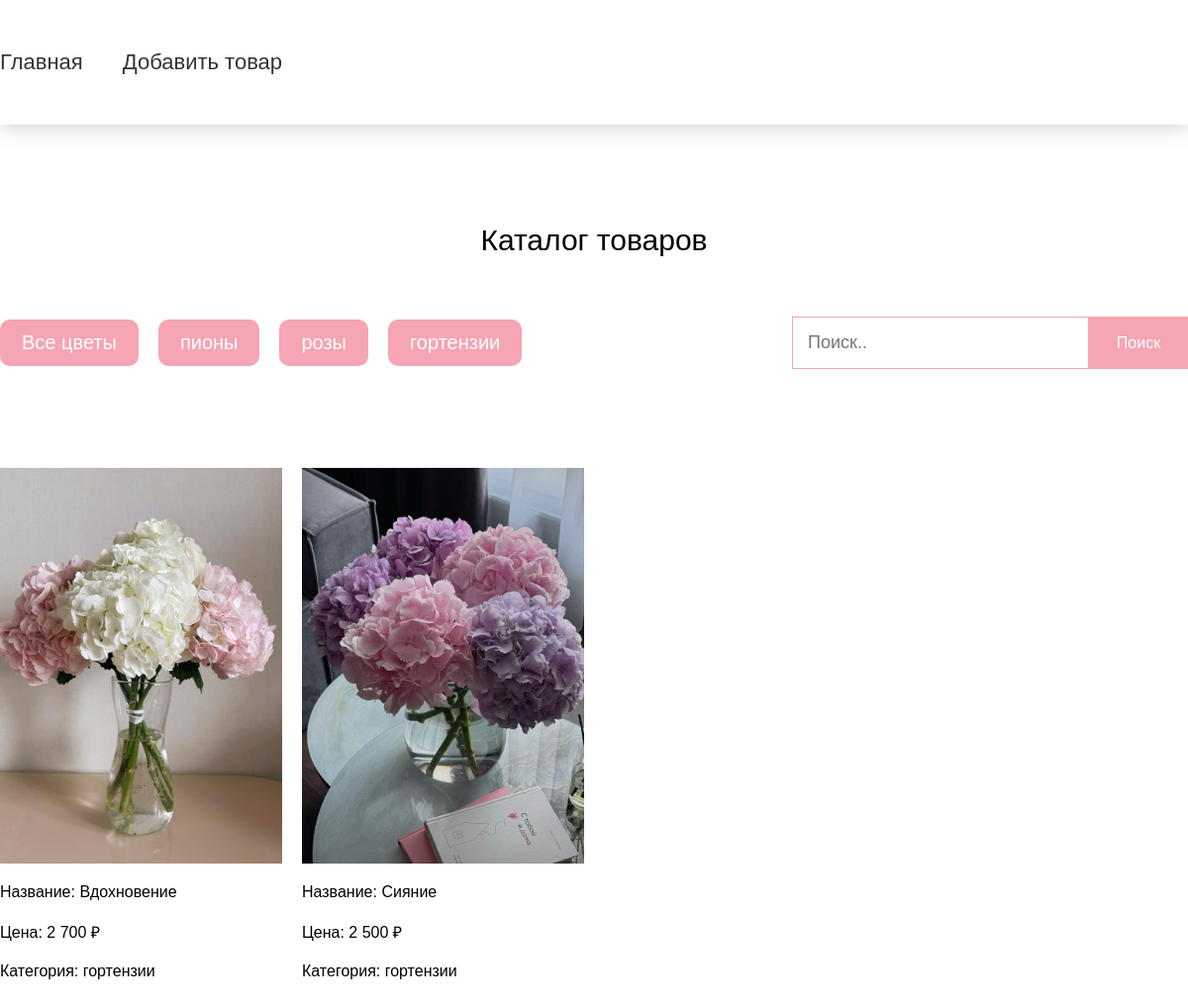
Screenshot of /?page=home&cat=3 with the database file from the repository.
### tables this page shows
CREATE TABLE `category` (
  `id` int(11) NOT NULL,
  `name` varchar(255) NOT NULL
);

CREATE TABLE `tovars` (
  `id` int(11) NOT NULL,
  `name` varchar(255) NOT NULL,
  `price` varchar(255) NOT NULL,
  `img` varchar(1000) NOT NULL,
  `category_id` int(11) NOT NULL
);

### pages/home.php (the view, shortened to what this page needs)
<div class="catalog container">
    <h2>Каталог товаров</h2>
    <div class="catalog-block">
        <div class="category">
            <a href="?page=home">Все цветы</a>
            <?
            $sql = "SELECT * FROM `category`";
            $res_cat = $connect->query($sql);
            foreach ($res_cat as $cat) { ?>
                <a href="?page=home&cat=<?= $cat['id'] ?>"><?= $cat['name'] ?></a>
            <? } ?>
        </div>
        <form method="post" class="search" name="search">
            <input class="search-input" type="text" name="name" placeholder="Поиск.." value="<? if (isset($_POST['search']))
                echo $_POST['name'] ?>">
                <input type="submit" value="Поиск" name="search" class="search-btn">
            </form>
        </div>
    </div>
    <div class="cards container">
        <?php
            $dopSql = "";
            if (isset($_GET['cat'])) {
                $cat_id = $_GET['cat'];
                $dopSql .= (empty($dopSql) ? "WHERE " : "AND ") . "category_id = $cat_id";
            }
            $sql = "SELECT * FROM `tovars` $dopSql";
            $result = $connect->query($sql);
            if ($res == 0) { ?>
    <? }
            foreach ($result as $tovar) {
                $id = $tovar['id'] ?>
        <div class="card">
            <img src="<?= $tovar['img'] ?>" alt="img">
            <p>Название: <?= $tovar['name'] ?></p>
            <p>Цена: <?= $tovar['price'] ?> ₽</p>
            <?
            $id_cat = $tovar['category_id'];
            $sql = "SELECT * FROM `category` WHERE `id`='$id_cat'";
            $res_cat = $connect->query($sql)->fetch(2);
            ?>
            <p>Категория: <?= $res_cat['name'] ?></p>
        </div>
    <? }
            ?>
</div>

### assets/css/style.css (style rules this page uses)
* { box-sizing: border-box; margin: 0; padding: 0; }
body { font-family: sans-serif; }
.container { width: 1200px; margin: 0 auto; }
a { color: #333; text-decoration: none; }
.catalog { padding: 100px 0; display: flex; flex-direction: column; gap: 60px; }
.catalog h2 { text-align: center; font-size: 30px; font-weight: 400; color: black; }
.catalog-block { display: flex; width: 100%; align-items: center; justify-content: space-between; }
.cards { display: flex; flex-wrap: wrap; justify-content: start; gap: 20px; padding-bottom: 100px; }
.card { width: 285px; display: flex; flex-direction: column; gap: 20px; }
.card img { height: 400px; object-fit: cover; }
.category { display: flex; gap: 20px; }
.category a { font-size: 20px; padding: 10px 20px; border-radius: 10px; border: 2px solid rgb(245, 165, 179); color: white; background-color: rgb(245, 165, 179); }
.search { display: flex; }
.search-input { border-radius: 0; background-color: transparent; border: 1px solid rgb(245, 165, 179); width: 300px; font-size: 18px; padding: 15px; outline: none; }
.search-btn { background-color: rgb(245, 165, 179); color: white; border: none; width: 100px; padding: 15px; font-size: 16px; }

### rows the page displays
category: name "пионы"
category: name "розы"
category: name "гортензии"
tovars: img (picture), name "Вдохновение", price "2 700", category.name "гортензии"
tovars: img (picture), name "Сияние", price "2 500", category.name "гортензии"
